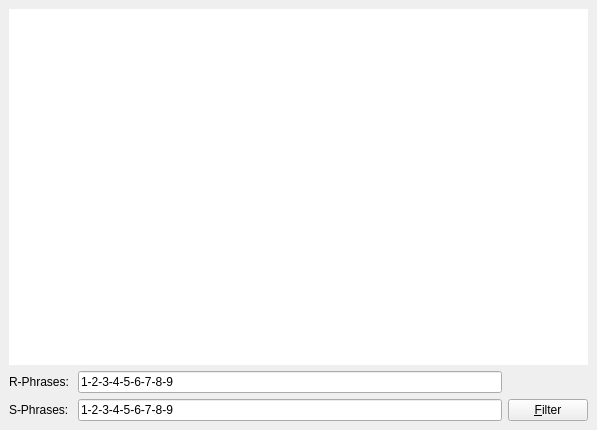
<?xml version="1.0" encoding="UTF-8"?>
<ui version="4.0">
 <class>RSWidget</class>
 <widget class="QWidget" name="RSWidget">
  <property name="geometry">
   <rect>
    <x>0</x>
    <y>0</y>
    <width>597</width>
    <height>430</height>
   </rect>
  </property>
  <layout class="QGridLayout">
   <property name="margin">
    <number>9</number>
   </property>
   <property name="spacing">
    <number>6</number>
   </property>
   <item row="6" column="0">
    <layout class="QGridLayout" name="gridLayout5">
     <property name="margin">
      <number>0</number>
     </property>
     <item row="1" column="0">
      <widget class="QLabel" name="label_2">
       <property name="text">
        <string>S-Phrases: </string>
       </property>
       <property name="buddy">
        <cstring>s_le</cstring>
       </property>
      </widget>
     </item>
     <item row="0" column="0">
      <widget class="QLabel" name="label">
       <property name="text">
        <string>R-Phrases:</string>
       </property>
       <property name="buddy">
        <cstring>r_le</cstring>
       </property>
      </widget>
     </item>
     <item row="0" column="1">
      <widget class="QLineEdit" name="r_le">
       <property name="toolTip">
        <string>Enter the R-Phrases you want to read. Only &quot;-&quot; is allowed as a delimiter. The combinations with &quot;/&quot; are not yet implemented.</string>
       </property>
       <property name="statusTip">
        <string/>
       </property>
       <property name="whatsThis">
        <string>Enter the R-Phrases you want to read</string>
       </property>
       <property name="text">
        <string>1-2-3-4-5-6-7-8-9</string>
       </property>
      </widget>
     </item>
     <item row="1" column="1">
      <widget class="QLineEdit" name="s_le">
       <property name="toolTip">
        <string>Enter the S-Phrases you want to read. Only &quot;-&quot; is allowed as a delimiter. The combinations with &quot;/&quot; are not yet implemented.</string>
       </property>
       <property name="whatsThis">
        <string>Enter the S-Phrases you want to read</string>
       </property>
       <property name="text">
        <string>1-2-3-4-5-6-7-8-9</string>
       </property>
      </widget>
     </item>
     <item row="1" column="2">
      <widget class="QPushButton" name="filterButton">
       <property name="toolTip">
        <string>Click here to search for the phrases you entered on the left</string>
       </property>
       <property name="whatsThis">
        <string>Click here to search for the phrases you entered on the left</string>
       </property>
       <property name="text">
        <string>&amp;Filter</string>
       </property>
      </widget>
     </item>
    </layout>
   </item>
   <item row="1" column="0">
    <widget class="QTextBrowser" name="text">
     <property name="minimumSize">
      <size>
       <width>500</width>
       <height>300</height>
      </size>
     </property>
     <property name="frameShape">
      <enum>QFrame::NoFrame</enum>
     </property>
     <property name="frameShadow">
      <enum>QFrame::Plain</enum>
     </property>
     <property name="lineWidth">
      <number>1</number>
     </property>
    </widget>
   </item>
  </layout>
 </widget>
 <customwidgets>
 </customwidgets>
 <resources/>
 <connections/>
</ui>
